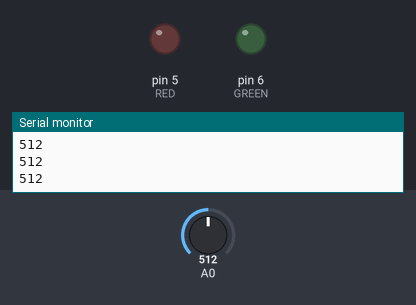
The sketch below on a simulated Arduino Uno, built with avr-gcc and run on an emulated ATmega328P. Shown: output pins drawn as LEDs (lit = HIGH), the last lines printed to the serial monitor. Inputs (shaded band) come from the test bench; at power-on: A0 = 512.

Above: at 1.2 s.
1.3 s: A0 set to 716
At 1.8 s:
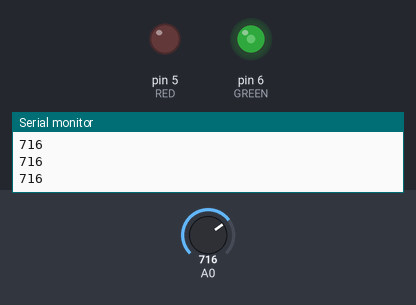
2.8 s: A0 set to 900
At 3.1 s:
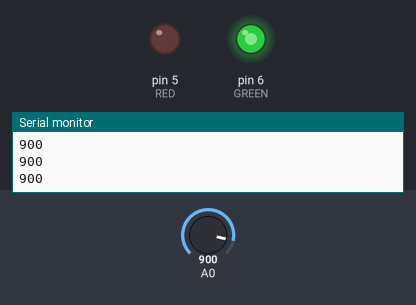
4.3 s: A0 set to 511
At 5.4 s:
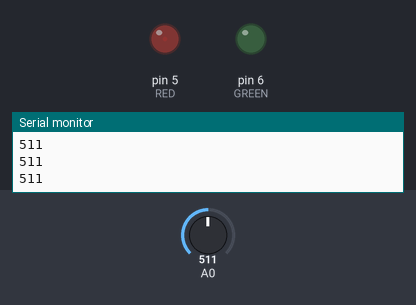
5.8 s: A0 set to 306
At 6.6 s:
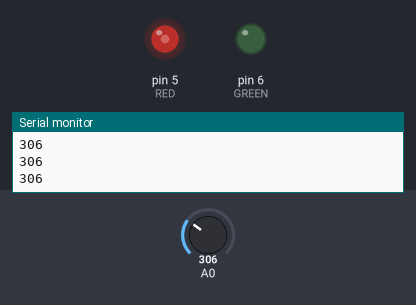
7.3 s: A0 set to 122
At 7.6 s:
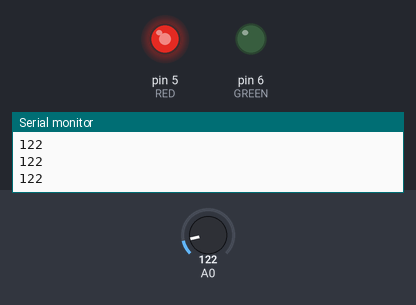
8.8 s: A0 set to 522
At 10.1 s:
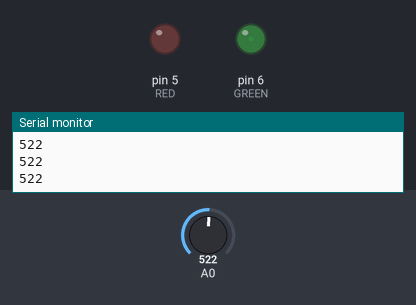
Timing chart, 0 to 11.3 s (numbered marks = the images above; inputs shaded):
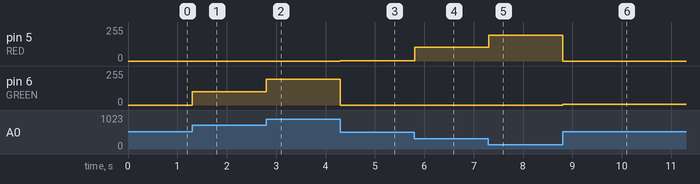

The sketch:

redgreen.ino
```cpp
#define RED 5
#define GREEN 6

void setup() {
  // put your setup code here, to run once:
  pinMode(5, OUTPUT);
  pinMode(6, OUTPUT);
  Serial.begin(9600);
}

void loop() {
  // put your main code here, to run repeatedly:
  int joystick;
  int red, green;
  joystick = analogRead(A0);
  if (joystick > 512) {
    green = map(joystick, 512, 1024, 0, 255);
    red = 0;
  }
  else {
    red = map(joystick, 0, 512, -255, 0);
    red = -1 * red;
    green = 0;
  }
  analogWrite(RED, red);
  analogWrite(GREEN, green);
  Serial.println(joystick);
}
```

Measured:
- after the input at 1.3 s, pin 6 (GREEN): 0/255 → 101/255 at once
- after the input at 2.8 s, pin 6 (GREEN): 101/255 → 193/255 at once
- after the input at 4.3 s, pin 5 (RED): 0/255 → 1/255 at once; pin 6 (GREEN): 193/255 → 0/255 at once
- after the input at 5.8 s, pin 5 (RED): 1/255 → 103/255 at once
- after the input at 7.3 s, pin 5 (RED): 103/255 → 195/255 at once
- after the input at 8.8 s, pin 5 (RED): 195/255 → 0/255 at once; pin 6 (GREEN): 0/255 → 4/255 at once
